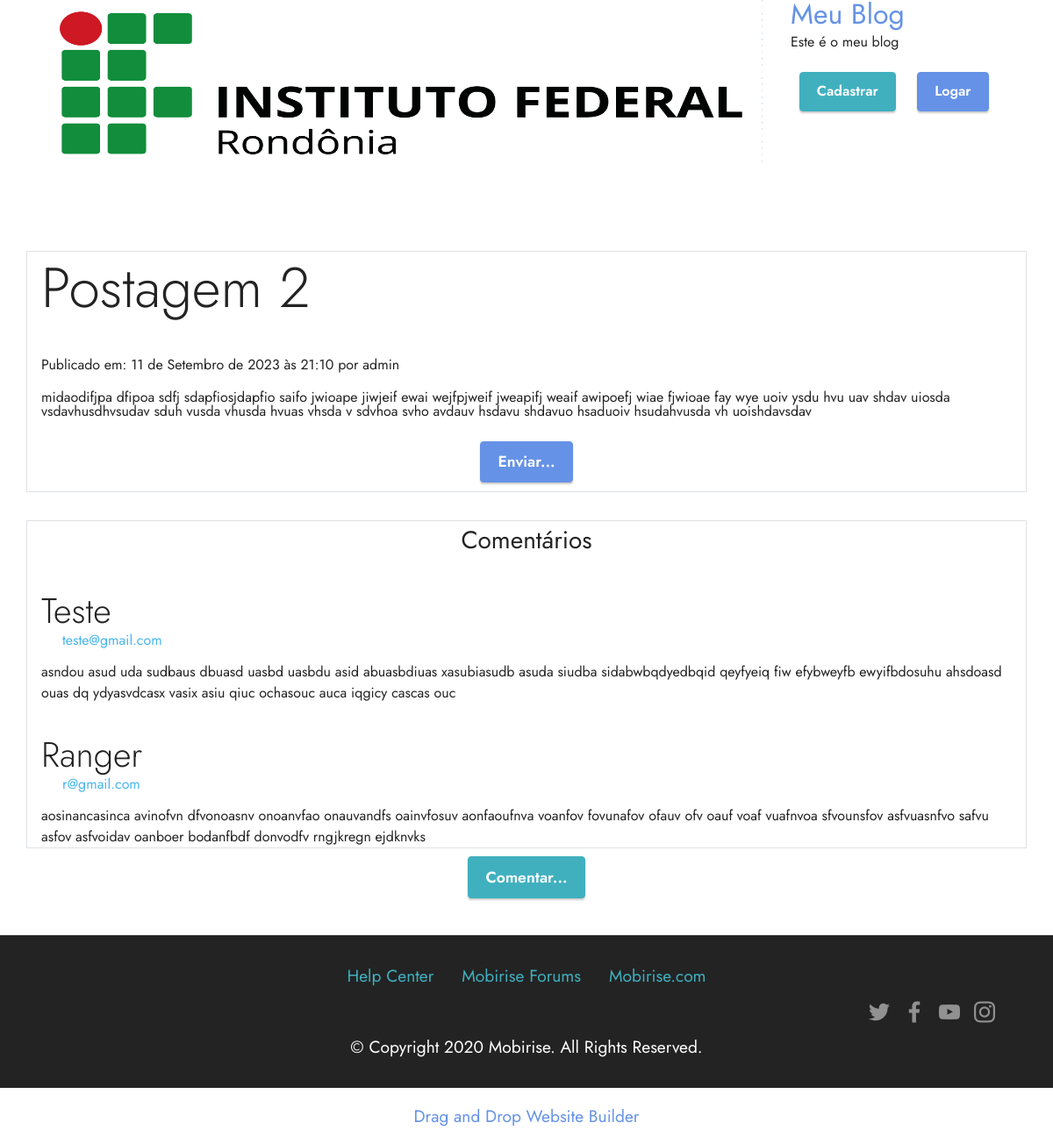
Screenshot of /detalhe/2/postagem-2 with the database file from the repository.
### postagens/models.py (models this page shows, shortened)
class Postagem(models.Model):
    objects = models.Manager()
    publicados = PostsPublicados()
    STATUS_CHOICES = (
        ('rascunho', 'Rascunho'),
        ('publicado', 'Publicado'),
    )
    titulo = models.CharField(max_length=100)
    slug = models.SlugField(max_length=100)
    corpo = models.TextField()
    publicado = models.DateTimeField(default=timezone.now)
    criado = models.DateTimeField(auto_now_add=True)
    status = models.CharField(max_length=9, choices=STATUS_CHOICES, default='rascunho')
    autor = models.ForeignKey(User, on_delete=models.CASCADE, related_name='post_autor')
    class Meta:
        verbose_name = 'Post'
        verbose_name_plural = 'Posts'
        ordering = ['-publicado']

class Comentario(models.Model):
    STATUS_CHOICES = (
        ('rascunho', 'Rascunho'),
        ('publicado', 'Publicado'),
    )
    postagem = models.ForeignKey(Postagem, on_delete=models.CASCADE)
    nome = models.CharField(max_length=50)
    email = models.EmailField(max_length=150)
    senha = models.CharField(max_length=60)
    publicado = models.DateTimeField(default=timezone.now)
    criado = models.DateTimeField(auto_now_add=True)
    status = models.CharField(max_length=9, choices=STATUS_CHOICES, default='rascunho')
    corpo = models.TextField()
    ativo = models.BooleanField(default=False)
    class Meta:
        verbose_name = "Comentário"
        verbose_name_plural = "Comentários"

### postagens/views.py (the view)
# urls.py: path('detalhe/<id>/<slug>', views.DetalhePostView.as_view(), name='detalhepost'),
class DetalhePostView(DetailView):
    template_name = 'postagens/detalhe.html'
    model = Postagem
    def _get_coments(self, id_post):
        try:
            return Comentario.objects.filter(postagem_id=id_post, ativo = True)
        except Comentario.DoesNotExist:
            raise Exception
    def get_context_data(self, **kwargs):
        context = super(DetalhePostView, self).get_context_data(**kwargs)
        context['coments'] = self._get_coments(self.object.id)
        return context

### postagens/templates/postagens/detalhe.html (shortened to what this page needs)
{% extends 'base.html' %}
{% load static %}
{% block conteudo%}
{% include 'includes/top.html' %}
<section data-bs-version="5.1" class="content10 cid-tzVgp39K95" id="content10-1">
    <div class="container">
        <div class="row justify-content-center border border-ligth">
            <div class="col-12">
                <h6 class="mbr-section-subtitle mbr-fonts-style mb-4 display-3">
                    {{ postagem.titulo }}
                </h6>
            </div>
            <div class="col-12">
                <p class="mbr-text mbr-fonts-style display-9">
                    Publicado em: {{ postagem.publicado }} por {{ postagem.autor }}
                </p>
                <p class="mbr-text mbr-fonts-style display-7">
                    {{ postagem.corpo|linebreaks }}
                </p>
            </div>
            <div class="mbr-section-btn align-center">
                    <a class="btn btn-primary display-4"
                       href="{% url 'enviarpost' postagem.id %}">Enviar...</a>
            </div>
        </div>
    </div>
    <div class="container mt-4">
        <div class="row justify-content-center border border-ligth">
            <h3 class="align-center mt-2">
                Comentários
            </h3>
            <div class="col-12">
                {% for c in coments %}
                    <div class="mt-4">
                        <h8 class="mbr-section-subtitle mbr-fonts-style display-6 ">
                            {{ c.nome }}
                        </h8>
                        <p class="px-4 text-info">{{ c.email }}</p>
                        <div class="col-12">
                            {{ c.corpo }}
                        </div>
                    </div>
                {% endfor %}
            </div>
        </div>
    </div>
    <div class="mbr-section-btn align-center">
        <a class="btn btn-success display-4"
           href="{% url 'comentpost' postagem.id %}">Comentar...</a>
    </div>
</section>
{% endblock %}

### postagens/static/assets/theme/css/style.css (style rules this page uses)
section { background-color: #ffffff; }
body { font-style: normal; line-height: 1.5; font-weight: 400; color: #232323; position: relative; }
section, .container, .container-fluid { position: relative; word-wrap: break-word; }
a { font-style: normal; font-weight: 400; cursor: pointer; }
a, a:hover { text-decoration: none; }
.mbr-section-subtitle { line-height: 1.3; }
.mbr-text { font-style: normal; line-height: 1.7; }
h1, h2, h3, h4, h5, h6, .display-1, .display-2, .display-4, .display-5, .display-7, span, p, a { line-height: 1; word-break: break-word; word-wrap: break-word; font-weight: 400; }
section { background-position: 50% 50%; background-repeat: no-repeat; background-size: cover; }
.align-center { text-align: center; }
.mbr-section-btn { margin-left: -0.6rem; margin-right: -0.6rem; font-size: 0; }
.btn { font-weight: 600; border-width: 1px; font-style: normal; margin: 0.6rem 0.6rem; white-space: normal; transition: all 0.2s ease-in-out; display: inline-flex; align-items: center; justify-content: center; word-break: break-word; }
.row { display: -webkit-flex; -webkit-flex-wrap: wrap; }
.justify-content-center { -webkit-justify-content: center; }
html, body { height: auto; min-height: 100vh; }
.mt-4 { margin-top: 2rem !important; }
.mb-4 { margin-bottom: 2rem !important; }
@media (min-width: 992px) { .container { padding-left: 16px; padding-right: 16px; } }
@media (min-width: 992px) { .row { margin-left: -16px; margin-right: -16px; } }
@media (min-width: 992px) { .row > [class*=col] { padding-left: 16px; padding-right: 16px; } }

### postagens/static/assets/mobirise/css/mbr-additional.css (style rules this page uses)
body { font-family: Jost; }
.display-4 { font-family: 'Jost', sans-serif; font-size: 1.1rem; line-height: 1.5; }
.display-7 { font-family: 'Jost', sans-serif; font-size: 1.2rem; line-height: 1.5; }
.btn { padding: 0.6rem 1.2rem; border-radius: 4px; }
.btn-primary, .btn-primary:active { background-color: #6592e6 !important; border-color: #6592e6 !important; color: #ffffff !important; box-shadow: 0 2px 2px 0 rgba(0, 0, 0, 0.2); }
.btn-success, .btn-success:active { background-color: #40b0bf !important; border-color: #40b0bf !important; color: #ffffff !important; box-shadow: 0 2px 2px 0 rgba(0, 0, 0, 0.2); }
.text-info { color: #47b5ed !important; }
a, a:hover { color: #6592e6; }
body { overflow-x: hidden; }
a { transition: color 0.6s; }
.cid-tzVgp39K95 { padding-top: 3rem; padding-bottom: 2rem; background-color: #ffffff; }

### rows the page displays
Postagem: titulo "Postagem 2", publicado "11 de Setembro de 2023 às 21:10", autor "admin", corpo "midaodifjpa dfipoa sdfj sdapfiosjdapfio saifo jwioape jiwjeif ewai wejfpjweif jweapifj weaif awipoefj wiae fjwioae fay wye uoiv ysdu hvu uav shdav uiosda vsdavhusdhvsudav sduh vusda vhusda hvuas vhsda v sdvhoa svho avdauv hsdavu shdavuo hsaduoiv hsudahvusda vh uoishdavsdav"
Comentario: nome "Teste", email "teste@gmail.com", corpo "asndou asud uda sudbaus dbuasd uasbd uasbdu asid abuasbdiuas xasubiasudb asuda siudba sidabwbqdyedbqid qeyfyeiq fiw efybweyfb ewyifbdosuhu ahsdoasd ouas dq ydyasvdcasx vasix asiu qiuc ochasouc auca iqgicy cascas ouc"
Comentario: nome "Ranger", email "r@gmail.com", corpo "aosinancasinca avinofvn dfvonoasnv onoanvfao onauvandfs oainvfosuv aonfaoufnva voanfov fovunafov ofauv ofv oauf voaf vuafnvoa sfvounsfov asfvuasnfvo safvu asfov asfvoidav oanboer bodanfbdf donvodfv rngjkregn ejdknvks"
